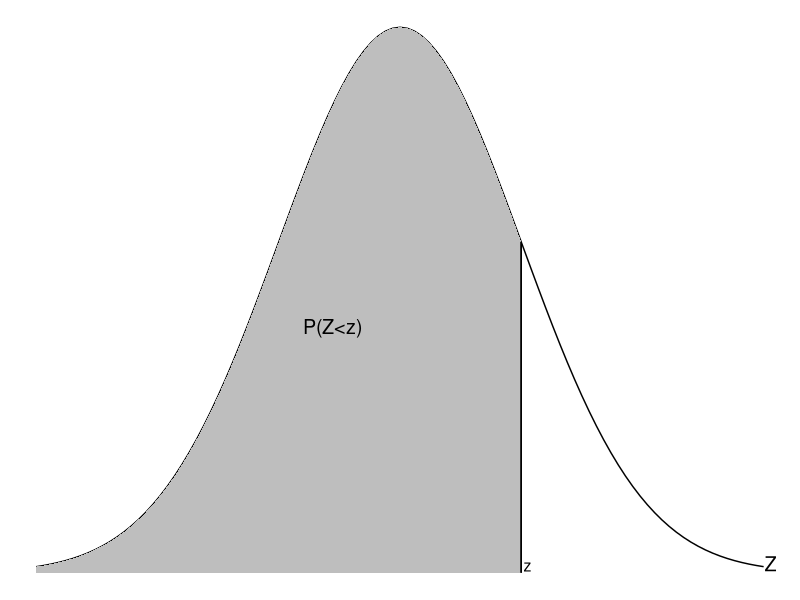
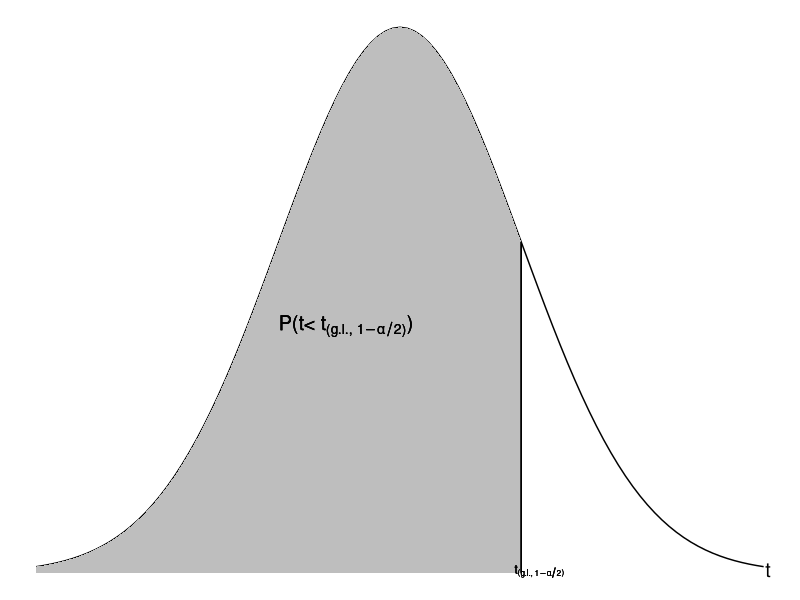

The R script that drew these images, in order:
## ---- chunk 1
knitr::opts_chunk$set(echo = TRUE, 
                      size = "footnotesize",
                      comment = NA,
                      warning = FALSE,
                      message = FALSE,
                      #out.width = "1\\linewidth",
                      fig.align = "center",
                      fig.width = 8, 
                      fig.height = 4, 
                      fig.show = "hold",
                      fig.path = "Figuras1/",
                      fig.pos = "!htb",
                      fig.cap = TRUE,
                      background = "#E6E6FA",
                      #background = "black",
                      dev = c("png",'pdf'),
                      res=300,
                      dpi = 300,
                      cache = TRUE)
## ---- chunk 2
library(tidyverse)
#library(tinytex)
library(knitr)
library(kableExtra)
library(xtable)
## ---- chunk 3
ggplot(data.frame(x = c(-3, 3)), aes(x)) +
  stat_function(fun = dnorm,
                geom = "line",
                xlim = c(-3, 3)) +
  stat_function(fun = dnorm,
                geom = "area",
                fill = "gray",
                xlim = c(-3, 1)) +
  xlim(-3, 3) +
  geom_segment(aes(x = 1, y = 0, 
                   xend = 1, yend = dnorm(1)),
               size = 0.5) +
   theme_void() +
  annotate("text",label="z",x=1,y=0.0,
           hjust=-0.3,vjust=-0.1,
           size = 4) +
  annotate("text",label="Z",x=3,y=0.0,
           hjust=-0.08,vjust=-0.1,
           size = 5) +
  annotate("text",label="P(Z<z)",x=-0.8,y=0.18,hjust=0,vjust=0.5,
           size = 5)
  #geom_vline(aes(xintercept=1,label = 'tere'))

#geom_vline(data = events, aes(xintercept = as.numeric(time)))  +
 # geom_text(data = events, aes(x = as.numeric(time), y = 0, label = text))

## ---- chunk 4
options(digits = 4)
z1 <- seq(0,3.99,0.01)
qq <- round(pnorm(z1),4)
round(qq[1],4)
## ---- chunk 5
ggplot(data.frame(x = c(-3, 3)), aes(x)) +
  stat_function(fun = dnorm,
                geom = "line",
                xlim = c(-3, 3)) +
  stat_function(fun = dnorm,
                geom = "area",
                fill = "gray",
                xlim = c(-3, 1)) +
  xlim(-3, 3) +
  geom_segment(aes(x = 1, y = 0, 
                   xend = 1, yend = dnorm(1)),
               size = 0.5) +
   theme_void() +
  annotate("text",label=  bquote(t['(g.l.,' ~1-alpha/2 *')'])  
             ,x=0.82,y=0.0,
           hjust=-0.3,vjust=0.4,
           size = 3) +
  annotate("text",label="t",x=3,y=0.0,
           hjust=-0.3,vjust=0.3,
           size = 5) +
  annotate("text",label=bquote('P(t<'~ t['(g.l.,' ~1-alpha/2 *')'] *')'),x=-1,y=0.18,hjust=0,vjust=0.5,
           size = 5)
## ---- chunk 6
af1 <- c(0.900,0.950,0.975,0.995)
gl1 <- c(1:30,40,60,120,20000)
tt1 <- data.frame(gl=rep(gl1,each=length(af1)),
                 af=rep(af1,length(gl1))
                 )
tt <- round(qt(tt1$af,tt1$gl),3)
